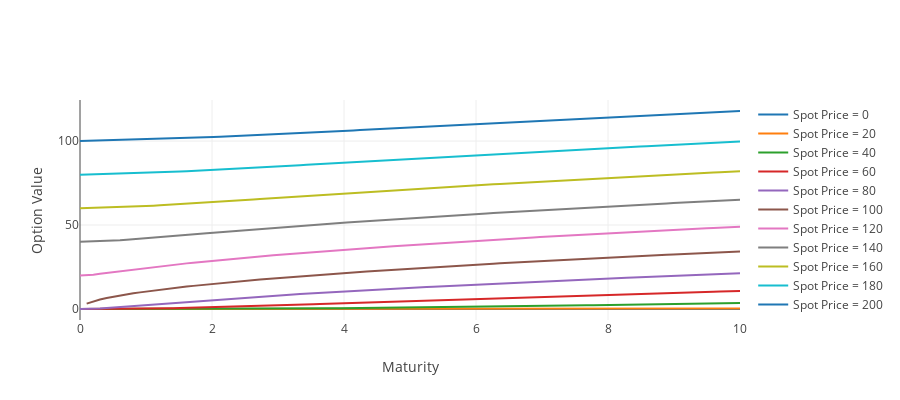
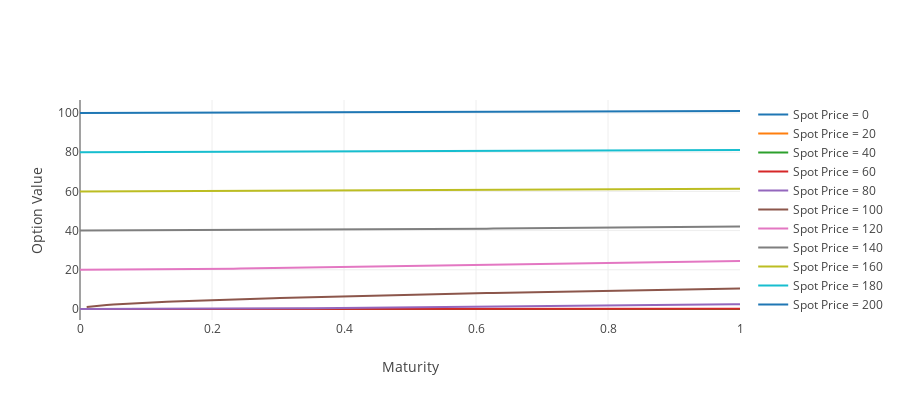

Write notebook code for charts like these, in order.
### Code cell
# Maturity 0 ~ 10 
data1 = [] 

for S in range(0,201,20): 
    T = np.linspace(0, 10, 100) 
    Z = europian_option(S, K, T, r, sigma, 'call') 
    trace = go.Scatter(x=T, y=Z, name = ('Spot Price = ' + str(S))) 
    data1.append(trace) 

# Maturity 0 ~ 1 
data2 = [] 

for S in range(0,201,20): 
    T = np.linspace(0, 1, 100) 
    Z = europian_option(S, K, T, r, sigma, 'call') 
    trace = go.Scatter(x=T, y=Z, name = ('Spot Price = ' + str(S))) 
    data2.append(trace) 

# Plotting 
layout = go.Layout(width=900, height=400, xaxis=dict(title='Maturity'), yaxis=dict(title='Option Value')) 
fig1 = dict(data=data1, layout=layout) 
fig2 = dict(data=data2, layout=layout) 
iplot(fig1) 
iplot(fig2)
